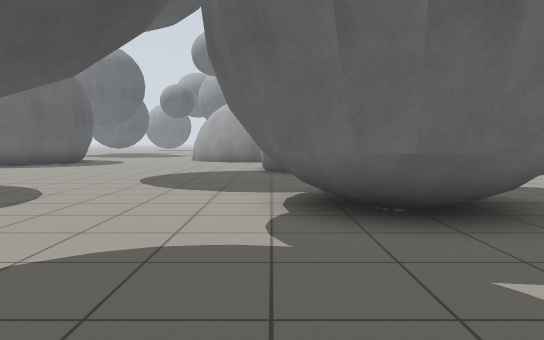
view 1 (above)

19 first-person views from a walk through a robot-simulator world made for Gazebo. The camera is 0.94 m above the floor, tilts 4° down and sees 70° across. The floor is counted in squares, 1 m on a side. Each view is taken from the middle of a square. On the plan, view 1 faces up. The plan holds only what a view shows up to about 13 squares ahead; the rest is blank. The place goes on beyond the plan.

view 2
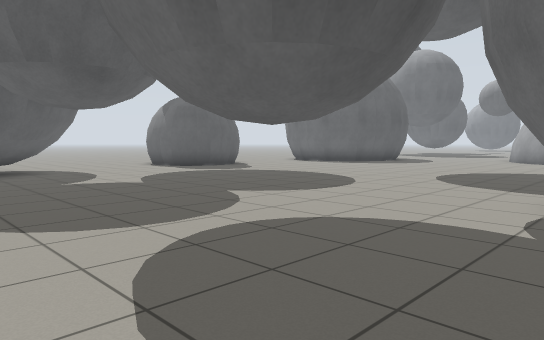

view 3
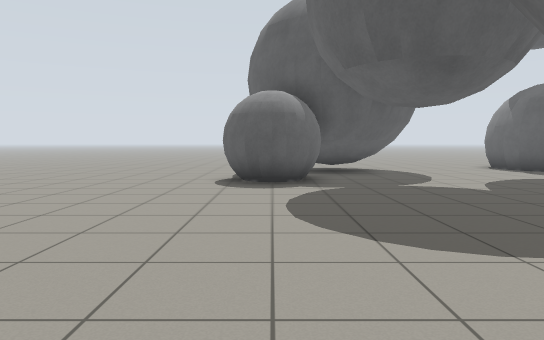

view 4
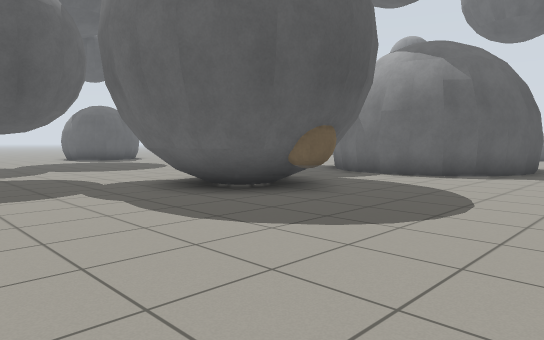

view 5
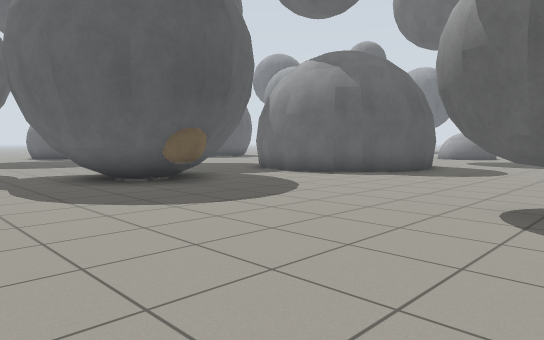

view 6
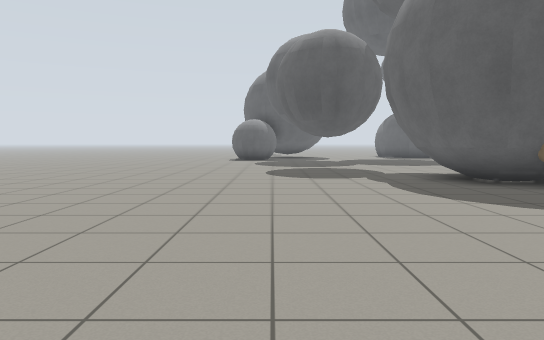

view 7
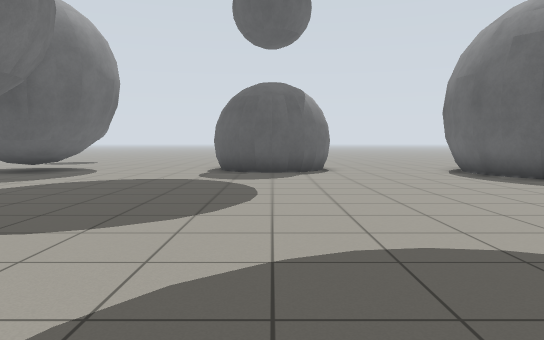

view 8
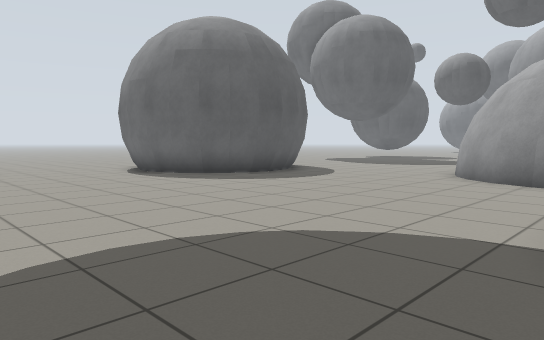

view 9
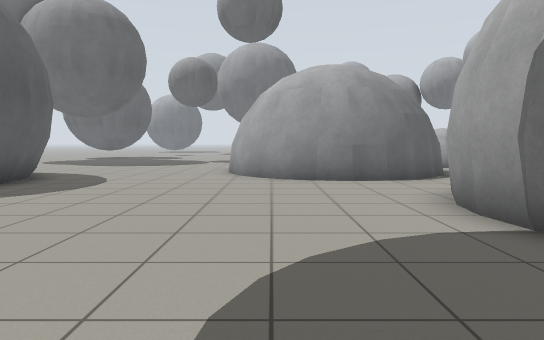

view 10
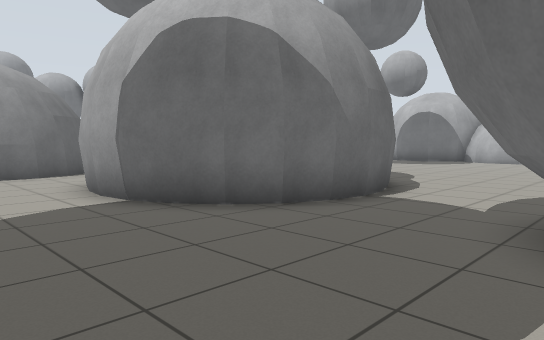

view 11
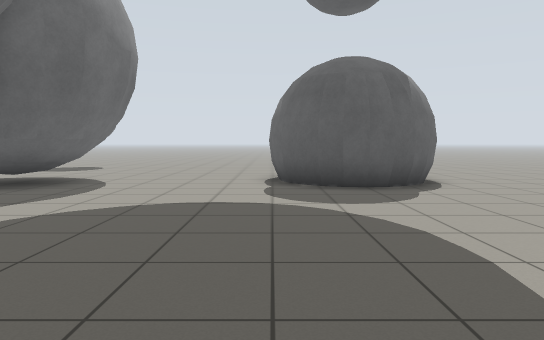

view 12
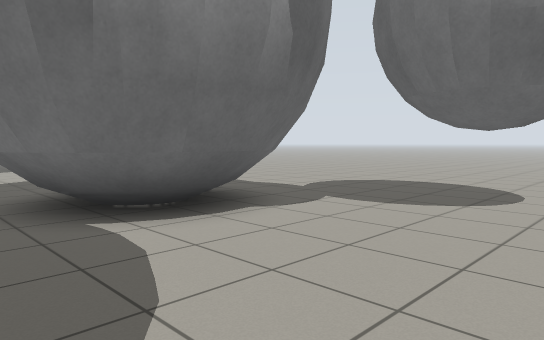

view 13
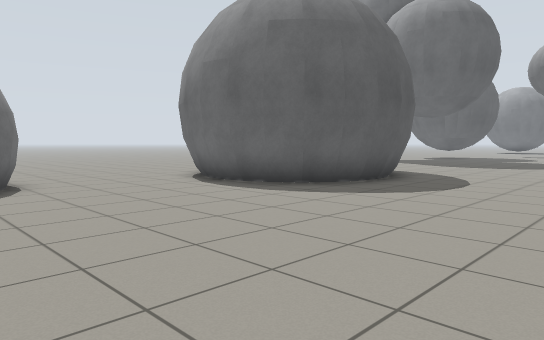

view 14
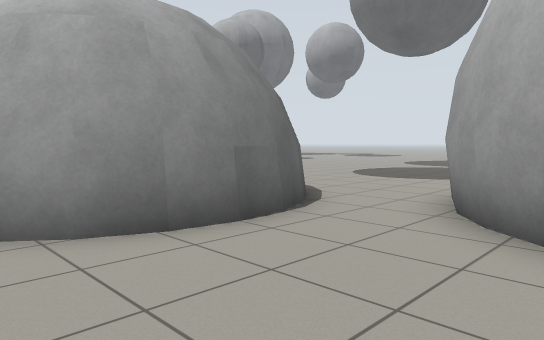

view 15
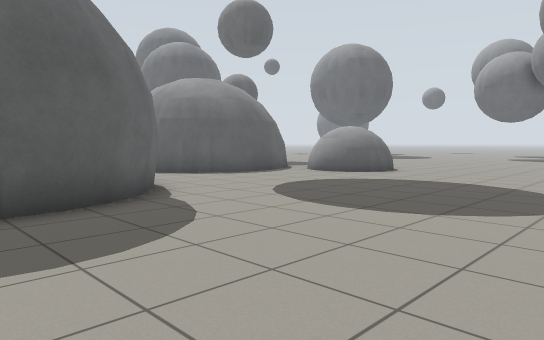

view 16
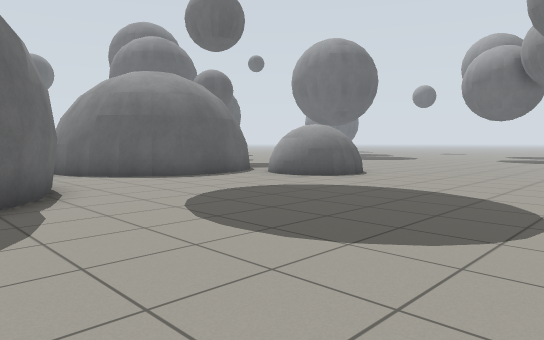

view 17
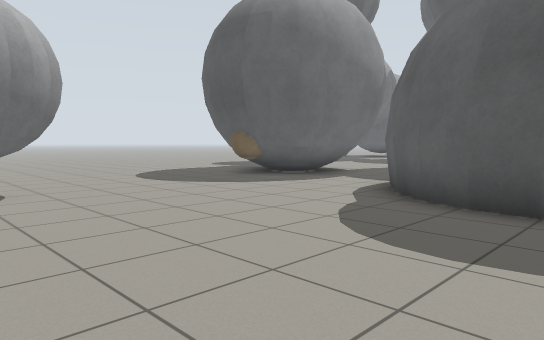

view 18
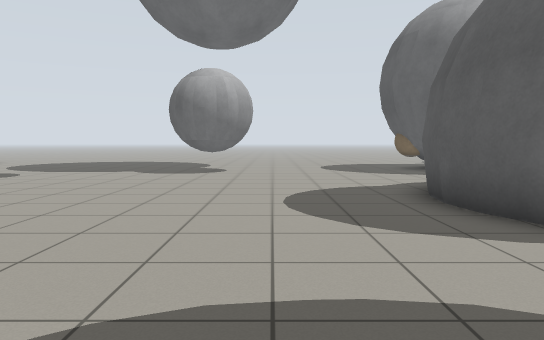

view 19
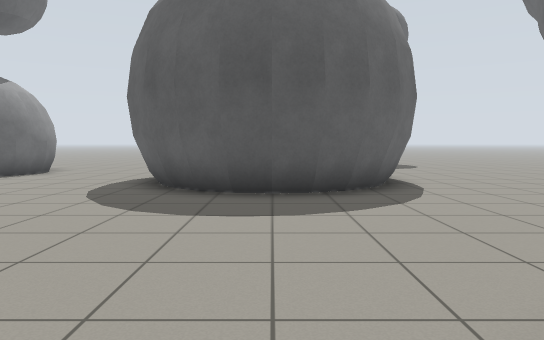

### Floor plan
Key: @ floor where view 1 was taken; # wall or solid block; . floor; B grey ball.
Columns run from 18 left of view 1 to 12 right of it. Each row starts with its distance up from view 1.
 22       ........B   BBB.........
 21        BB.....BBBBBBB.........
 20        BBB....BBBBBBB.........
 19         BB.....BBBBB..........
 18         BB.....................
 17        BBB.........BB BB.......
 16      BBBBB........BB  BBB......
 15  ...BBBBB.........B    BB......
 14  .................BB   BB......
 13 ..................BB BBBB......
 12 ..................BBBBBBB......
 11   .BBB.............BBBBB.......
 10     BBB........................
  9      BB.............B..........
  8     BBB...........BBBBB.....BBB
  7  .. BB............BBBBB.....BBB
  6  ................BBB B#B....BB
  5  .................BBBBB.......
  4  .................BBBBB........
  3  ...BBB........BBB..B..........
  2  ..  BBB.......BBB............
  1  ..  BBB.......BBB........... .
  0  ..   B BB........@.......... .
 -1      BB BB...................
 -2       . BB...................
 -3       .....................

Positions as (right, up) in squares from view 1, and headings:
1: (0, 0), facing up
2: (1, -1), facing up-left
3: (0, -1), facing left
4: (9, 0), facing up-left
5: (12, 1), facing up-left
6: (12, 0), facing left
7: (0, 9), facing left
8: (0, 9), facing up-left
9: (-3, 9), facing up
10: (-3, 7), facing up-right
11: (-4, 7), facing left
12: (-4, 9), facing down-right
13: (-4, 9), facing up-left
14: (-4, 15), facing up-right
15: (12, 13), facing up-left
16: (12, 15), facing up-left
17: (12, 15), facing down-left
18: (9, 20), facing down
19: (-2, 18), facing left
